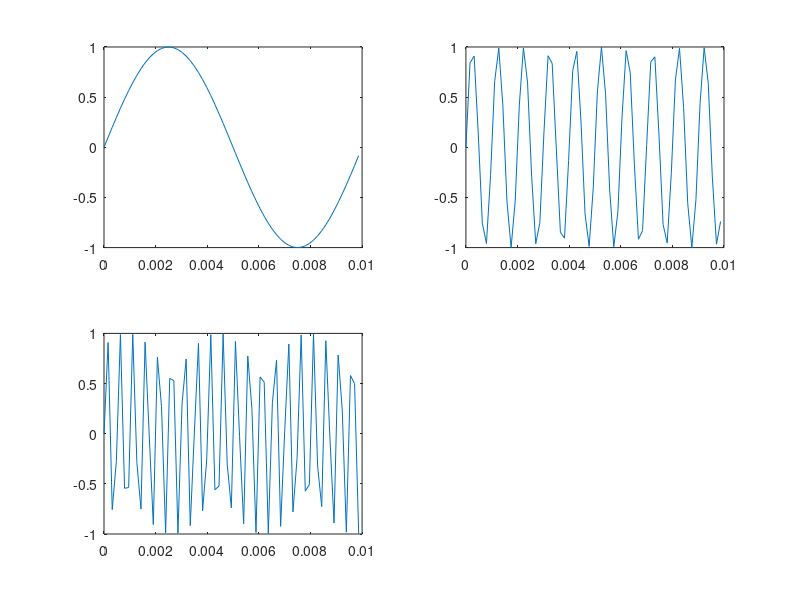

Write MATLAB code to recreate this figure. (Note: this script raises an error after producing the figure.)
% Task 1
clear all;
fs=6283.2;
T=1/fs;
t=0:T:0.01;
f=100;
x=sin(2*pi*f*t);
soundsc(x,fs);
% subplot 2
subplot(222);
f1=1000;
x1=sin(2*pi*f1*t);
soundsc(x1,fs);
% subplot 3
subplot(223);
f2=2000;
x2=sin(2*pi*f2*t);
soundsc(x2,fs);
subplot(221);
plot(t,x);
subplot(222);
plot(t,x1);
subplot(223);
plot(t,x2);

% Task 2

% part a
fs=44100;
t=0:1/fs:0.5;
mat=zeros(8,length(t));
f1=261.626;
f2=293.665;
f3=329.628;
f4=349.228;
f5=391.995;
f6=440;
f7=493.883;
f8=0;
mat(1,:)=sin(2*pi*f1*t);
mat(2,:)=sin(2*pi*f2*t);
mat(3,:)=sin(2*pi*f3*t);
mat(4,:)=sin(2*pi*f4*t);
mat(5,:)=sin(2*pi*f5*t);
mat(6,:)=sin(2*pi*f6*t);
mat(7,:)=sin(2*pi*f7*t);
mat(8,:)=sin(2*pi*f8*t);
for n=1:7;
    soundsc(mat(n,:),fs);
    pause(0.5);
end;

list=[1,1,5,5,6,6,5,8,4,4,3,3,2,2,1];
for n=1:length(list);
    soundsc(mat(list(n),:),fs);
    pause(0.5);
end;

% part b
mat1=zeros(8,length(t)+500);
mat1(1,:)=[sin(2*pi*f1*t), zeros(1, 500)];
mat1(2,:)=[sin(2*pi*f2*t), zeros(1, 500)];
mat1(3,:)=[sin(2*pi*f3*t), zeros(1, 500)];
mat1(4,:)=[sin(2*pi*f4*t), zeros(1, 500)];
mat1(5,:)=[sin(2*pi*f5*t), zeros(1, 500)];
mat1(6,:)=[sin(2*pi*f6*t), zeros(1, 500)];
mat1(7,:)=[sin(2*pi*f7*t), zeros(1, 500)];
mat1(8,:)=[sin(2*pi*f8*t), zeros(1, 500)];
for n=1:length(list);
    soundsc(mat1(list(n),:),fs);
    pause(0.5);
end;

% Task 3
figure (2);
[p,fs]=audioread('Five_Columns_Long.wav');
subplot(211);
plot(p);
title('Five Columns_Long');
[p,fs]=audioread('Going_Home.wav');
subplot(212);
plot(p);
title('Going Home');
